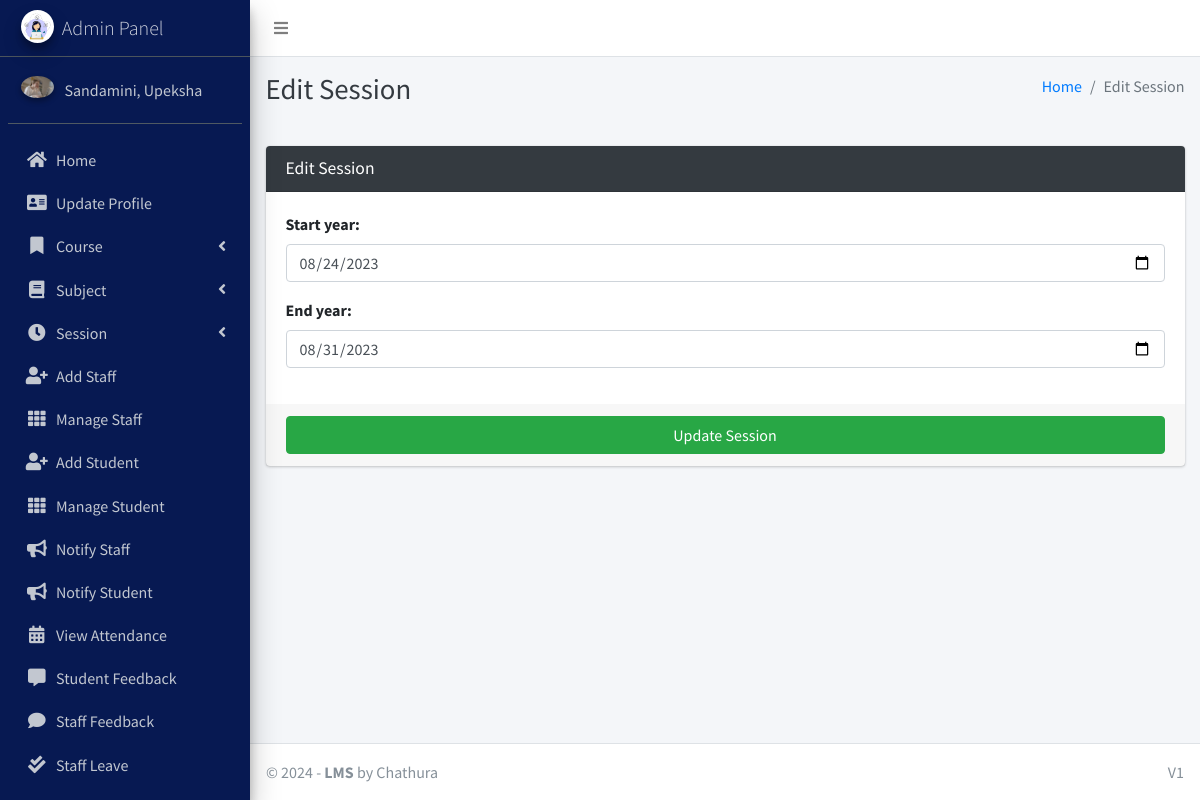
Screenshot of /session/edit/1 (signed in) with the database file from the repository.
### main_app/models.py (models this page shows, shortened)
class CustomUser(AbstractUser):
    USER_TYPE = ((1, "HOD"), (2, "Staff"), (3, "Student"))
    GENDER = [("M", "Male"), ("F", "Female")]
    username = None  # Removed username, using email instead
    email = models.EmailField(unique=True)
    user_type = models.CharField(default=1, choices=USER_TYPE, max_length=1)
    gender = models.CharField(max_length=1, choices=GENDER)
    profile_pic = models.ImageField()
    address = models.TextField()
    fcm_token = models.TextField(default="")  # For firebase notifications
    created_at = models.DateTimeField(auto_now_add=True)
    updated_at = models.DateTimeField(auto_now=True)
    USERNAME_FIELD = "email"
    REQUIRED_FIELDS = []
    objects = CustomUserManager()
    def __str__(self):
        return self.last_name + ", " + self.first_name

class Session(models.Model):
    start_year = models.DateField()
    end_year = models.DateField()

### main_app/hod_views.py (the view)
def edit_session(request, session_id):
    instance = get_object_or_404(Session, id=session_id)
    form = SessionForm(request.POST or None, instance=instance)
    context = {'form': form, 'session_id': session_id,
               'page_title': 'Edit Session'}
    if request.method == 'POST':
        if form.is_valid():
            try:
                form.save()
                messages.success(request, "Session Updated")
                return redirect(reverse('edit_session', args=[session_id]))
            except Exception as e:
                messages.error(
                    request, "Session Could Not Be Updated " + str(e))
                return render(request, "hod_template/edit_session_template.html", context)
        else:
            messages.error(request, "Invalid Form Submitted ")
            return render(request, "hod_template/edit_session_template.html", context)
    else:
        return render(request, "hod_template/edit_session_template.html", context)

### main_app/forms.py
class SessionForm(FormSettings):
    def __init__(self, *args, **kwargs):
        super(SessionForm, self).__init__(*args, **kwargs)
    class Meta:
        model = Session
        fields = '__all__'
        widgets = {
            'start_year': DateInput(attrs={'type': 'date'}),
            'end_year': DateInput(attrs={'type': 'date'}),
        }

### main_app/templates/hod_template/edit_session_template.html
{% extends 'main_app/base.html' %}
{% load static %}
{% block page_title %}{{page_title}}{% endblock page_title %}
{% block content %}
<section class="content">
    <div class="container-fluid">
        <div class="row">
            <div class="col-md-12">
                <div class="card card-dark">
                    <div class="card-header">
                        <h3 class="card-title">{{page_title}}</h3>
                    </div>
                    {% include "main_app/form_template.html" with messages=messages  form=form button_text="Update Session"%}
                </div>
            </div>
        </div>
    </div>
</section>
{% endblock content %}

### main_app/templates/main_app/sidebar_template.html (shortened to what this page needs)
{% load static %}
<aside class="main-sidebar sidebar-dark-info elevation-4">
    {% if request.user.user_type == '1' %}
    <a href="{% url 'admin_home' %}" class="brand-link">
        <img src="{% static 'dist/img/cmsl.png' %} " alt="AdminLTE Logo"
            class="brand-image img-circle elevation-3" >
        <span class="brand-text font-weight-light">Admin Panel</span>
    </a>
    <div class="sidebar">
        <div class="user-panel mt-3 pb-3 mb-3 d-flex">
            <div class="image">
                <img src="{{ request.user.profile_pic}}" class="img-circle elevation-2" alt="User Image">
            </div>
            <div class="info">
                <a href="#" class="d-block">{{user}}</a>
            </div>
        </div>
        <nav class="mt-2">
            <ul class="nav nav-pills nav-sidebar flex-column" data-widget="treeview" role="menu" data-accordion="false">
                <li class="nav-item">
                    {% url 'admin_home' as admin_home %}
                    <a href="{{admin_home}}" class="nav-link {% if admin_home == request.path %} active {% endif %}">
                        <i class="nav-icon fas fa-home"></i>
                        <p>
                            Home
                        </p>
                    </a>
                </li>
                <li class="nav-item">
                    {% url 'admin_view_profile' as admin_view_profile %}
                    <a href="{{admin_view_profile}}"
                        class="nav-link {% if admin_view_profile == request.path %} active {% endif %}">
                        <i class="nav-icon fas fa-address-card"></i>
                        <p>
                            Update Profile
                        </p>
                    </a>
                </li>
                <li class="nav-item has-treeview">
                    <a href="#" class="nav-link">
                        <i class="nav-icon fas fa-bookmark"></i>
                        <p>
                            Course
                            <i class="fas fa-angle-left right"></i>
                        </p>
                    </a>
                </li>
                <li class="nav-item has-treeview">
                    <a href="#" class="nav-link">
                        <i class="nav-icon fas fa-book"></i>
                        <p>
                            Subject
                            <i class="fas fa-angle-left right"></i>
                        </p>
                    </a>
                </li>
                <li class="nav-item has-treeview">
                    <a href="#" class="nav-link">
                        <i class="nav-icon fas fa-clock"></i>
                        <p>
                            Session
                            <i class="fas fa-angle-left right"></i>
                        </p>
                    </a>
                </li>
                <li class="nav-item">
                    {% url 'add_staff' as add_staff %}
                    <a href="{{add_staff}}" class="nav-link {% if add_staff == request.path %} active {% endif %}">
                        <i class="nav-icon fas fa-user-plus"></i>
                        <p>
                            Add Staff
                        </p>
                    </a>
                </li>
                <li class="nav-item">
                    {% url 'manage_staff' as manage_staff %}
                    {% url 'edit_staff' staff_id as edit_staff %}
                    <a href="{{manage_staff}}"
                        class="nav-link {% if manage_staff == request.path or request.path == edit_staff %} active {% endif %}">
                        <i class="nav-icon fas fa-th"></i>
                        <p>
                            Manage Staff
                        </p>
                    </a>
                </li>
                <li class="nav-item">
                    {% url 'add_student' as add_student%}
                    <a href="{{add_student}}" class="nav-link  {% if add_student == request.path %} active {% endif %}">
                        <i class="nav-icon fas fa-user-plus"></i>
                        <p>
                            Add Student
                        </p>
                    </a>
                </li>
                <li class="nav-item">
                    {% url 'manage_student' as manage_student %}
                    {% url 'edit_student' student_id as edit_student %}
                    <a href="{{manage_student}}"
                        class="nav-link  {% if edit_student == request.path or manage_student == request.path %} active {% endif %}">
                        <i class="nav-icon fas fa-th"></i>
                        <p>
                            Manage Student
                        </p>
                    </a>
                </li>
                <li class="nav-item">
                    {% url 'admin_notify_staff' as admin_notify_staff %}
                    <a href="{{admin_notify_staff}}"
                        class="nav-link {% if admin_notify_staff == request.path %} active {% endif %}">
                        <i class="nav-icon fas fa-bullhorn"></i>
                        <p>
                            Notify Staff
                        </p>
                    </a>
                </li>
                <li class="nav-item">
                    {% url 'admin_notify_student' as admin_notify_student %}
                    <a href="{{admin_notify_student}}"
                        class="nav-link {% if admin_notify_student == request.path %} active {% endif %}">
                        <i class="nav-icon fas fa-bullhorn"></i>
                        <p>
                            Notify Student
                        </p>
                    </a>
                </li>
                <li class="nav-item">
                    {% url 'admin_view_attendance' as admin_view_attendance %}
                <li class="nav-item">
                    <a href="{{admin_view_attendance}}"
                        class="nav-link  {% if admin_view_attendance == request.path %} active {% endif %}">
                        <i class="nav-icon fas fa-calendar-alt"></i>
                        <p>
                            View Attendance
                        </p>
                    </a>
                </li>
                <li class="nav-item">
                    {% url 'student_feedback_message' as student_feedback_message %}
                    <a href="{{ student_feedback_message }}"
                        class="nav-link  {% if student_feedback_message == request.path %} active {% endif %}">
                        <i class="nav-icon fas fa-comment-alt"></i>
                        <p>
                            Student Feedback
                        </p>
                    </a>
                </li>
                <li class="nav-item">
                    {% url 'staff_feedback_message' as staff_feedback_message %}
                    <a href="{{staff_feedback_message}}"
                        class="nav-link   {% if staff_feedback_message == request.path %} active {% endif %}">
                        <i class="nav-icon fas fa-comment"></i>
                        <p>
                            Staff Feedback
                        </p>
                    </a>
                </li>
                <li class="nav-item">
                    {% url 'view_staff_leave' as view_staff_leave %}
                    <a href="{{view_staff_leave}}"
                        class="nav-link  {% if view_staff_leave == request.path %} active {% endif %}">
                        <i class="nav-icon fas fa-check-double"></i>
                        <p>
                            Staff Leave
                        </p>
                    </a>
                </li>
                <li class="nav-item">
                    {% url 'view_student_leave' as view_student_leave %}
                    <a href="{% url 'view_student_leave' %}"
                        class="nav-link  {% if view_student_leave == request.path %} active {% endif %}">
                    </a>
                </li>
                                        {% endif %}
                                    </ul>
                                </nav>
                            </div>
</aside>

### main_app/templates/main_app/form_template.html (shortened to what this page needs)
<form role="form" method="POST" enctype="multipart/form-data">
    <div class="card-body">
        {% for field in form  %}
        <div class="form-group">
            {{field.label_tag}}
            {{field}}
        </div>
        {% endfor %}
    </div>
    <div class="card-footer">
        <button type="submit" class="btn btn-success btn-block">
            {% if button_text %}
            {{button_text}}
            {% else %}
            Submit
            {% endif %}
        </button>
    </div>
</form>

### rows the page displays
CustomUser: user.profile_pic (picture), last_name+first_name "Sandamini, Upeksha"
Session: form "08/24/2023" "08/31/2023"

### other values shown
{{ page_title }} "Edit Session"
{{ field.label_tag }} "Start year:" "End year:"
{{ button_text }} "Update Session"
